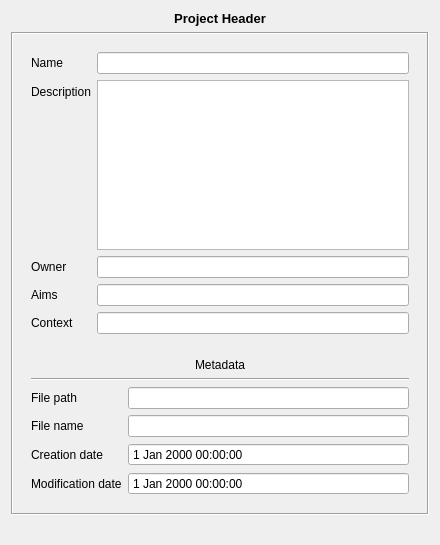
<?xml version="1.0" encoding="UTF-8"?>
<ui version="4.0">
 <class>Form</class>
 <widget class="QWidget" name="Form">
  <property name="geometry">
   <rect>
    <x>0</x>
    <y>0</y>
    <width>440</width>
    <height>545</height>
   </rect>
  </property>
  <property name="windowTitle">
   <string>Form</string>
  </property>
  <layout class="QGridLayout" name="gridLayout">
   <item row="1" column="0">
    <widget class="QFrame" name="frame">
     <property name="frameShape">
      <enum>QFrame::Box</enum>
     </property>
     <property name="frameShadow">
      <enum>QFrame::Sunken</enum>
     </property>
     <layout class="QVBoxLayout" name="verticalLayout">
      <item>
       <widget class="QFrame" name="frame_3">
        <property name="frameShape">
         <enum>QFrame::NoFrame</enum>
        </property>
        <property name="frameShadow">
         <enum>QFrame::Raised</enum>
        </property>
        <layout class="QFormLayout" name="formLayout">
         <item row="0" column="0">
          <widget class="QLabel" name="labelName">
           <property name="text">
            <string>Name</string>
           </property>
           <property name="buddy">
            <cstring>lineEditName</cstring>
           </property>
          </widget>
         </item>
         <item row="0" column="1">
          <widget class="QLineEdit" name="lineEditName"/>
         </item>
         <item row="1" column="0">
          <widget class="QLabel" name="labelDescription">
           <property name="text">
            <string>Description</string>
           </property>
           <property name="buddy">
            <cstring>textEditDescription</cstring>
           </property>
          </widget>
         </item>
         <item row="1" column="1">
          <widget class="QTextEdit" name="textEditDescription"/>
         </item>
         <item row="2" column="0">
          <widget class="QLabel" name="labelOwner">
           <property name="text">
            <string>Owner</string>
           </property>
           <property name="buddy">
            <cstring>lineEditOwner</cstring>
           </property>
          </widget>
         </item>
         <item row="2" column="1">
          <widget class="QLineEdit" name="lineEditOwner"/>
         </item>
         <item row="3" column="0">
          <widget class="QLabel" name="labelAims">
           <property name="text">
            <string>Aims</string>
           </property>
           <property name="buddy">
            <cstring>lineEditAims</cstring>
           </property>
          </widget>
         </item>
         <item row="3" column="1">
          <widget class="QLineEdit" name="lineEditAims"/>
         </item>
         <item row="4" column="0">
          <widget class="QLabel" name="labelContext">
           <property name="text">
            <string>Context</string>
           </property>
           <property name="buddy">
            <cstring>lineEditContext</cstring>
           </property>
          </widget>
         </item>
         <item row="4" column="1">
          <widget class="QLineEdit" name="lineEditContext"/>
         </item>
        </layout>
       </widget>
      </item>
      <item>
       <widget class="QFrame" name="metadataFrame">
        <property name="frameShape">
         <enum>QFrame::NoFrame</enum>
        </property>
        <property name="frameShadow">
         <enum>QFrame::Raised</enum>
        </property>
        <layout class="QFormLayout" name="formLayout_2">
         <item row="1" column="0" colspan="2">
          <widget class="Line" name="lineMetadata">
           <property name="orientation">
            <enum>Qt::Horizontal</enum>
           </property>
          </widget>
         </item>
         <item row="2" column="0">
          <widget class="QLabel" name="labelFilePath">
           <property name="text">
            <string>File path</string>
           </property>
           <property name="buddy">
            <cstring>lineEditFilePath</cstring>
           </property>
          </widget>
         </item>
         <item row="2" column="1">
          <widget class="QLineEdit" name="lineEditFilePath">
           <property name="enabled">
            <bool>true</bool>
           </property>
           <property name="readOnly">
            <bool>true</bool>
           </property>
          </widget>
         </item>
         <item row="3" column="0">
          <widget class="QLabel" name="labelFileName">
           <property name="text">
            <string>File name</string>
           </property>
           <property name="buddy">
            <cstring>lineEditFileName</cstring>
           </property>
          </widget>
         </item>
         <item row="3" column="1">
          <widget class="QLineEdit" name="lineEditFileName">
           <property name="enabled">
            <bool>true</bool>
           </property>
           <property name="readOnly">
            <bool>true</bool>
           </property>
          </widget>
         </item>
         <item row="4" column="0">
          <widget class="QLabel" name="labelCreationDate">
           <property name="text">
            <string>Creation date</string>
           </property>
           <property name="buddy">
            <cstring>dateTimeEditCreationDate</cstring>
           </property>
          </widget>
         </item>
         <item row="4" column="1">
          <widget class="QDateTimeEdit" name="dateTimeEditCreationDate">
           <property name="enabled">
            <bool>true</bool>
           </property>
           <property name="readOnly">
            <bool>true</bool>
           </property>
           <property name="buttonSymbols">
            <enum>QAbstractSpinBox::NoButtons</enum>
           </property>
          </widget>
         </item>
         <item row="5" column="0">
          <widget class="QLabel" name="labelModificationDate">
           <property name="text">
            <string>Modification date</string>
           </property>
           <property name="buddy">
            <cstring>dateTimeEditModificationDate</cstring>
           </property>
          </widget>
         </item>
         <item row="5" column="1">
          <widget class="QDateTimeEdit" name="dateTimeEditModificationDate">
           <property name="enabled">
            <bool>true</bool>
           </property>
           <property name="readOnly">
            <bool>true</bool>
           </property>
           <property name="buttonSymbols">
            <enum>QAbstractSpinBox::NoButtons</enum>
           </property>
          </widget>
         </item>
         <item row="0" column="0" colspan="2">
          <widget class="QLabel" name="labelMetadata">
           <property name="sizePolicy">
            <sizepolicy hsizetype="Preferred" vsizetype="Preferred">
             <horstretch>0</horstretch>
             <verstretch>0</verstretch>
            </sizepolicy>
           </property>
           <property name="text">
            <string>Metadata</string>
           </property>
           <property name="alignment">
            <set>Qt::AlignBottom|Qt::AlignHCenter</set>
           </property>
           <property name="margin">
            <number>0</number>
           </property>
          </widget>
         </item>
        </layout>
       </widget>
      </item>
     </layout>
    </widget>
   </item>
   <item row="2" column="0">
    <spacer name="verticalSpacer">
     <property name="orientation">
      <enum>Qt::Vertical</enum>
     </property>
     <property name="sizeHint" stdset="0">
      <size>
       <width>20</width>
       <height>40</height>
      </size>
     </property>
    </spacer>
   </item>
   <item row="0" column="0">
    <widget class="QLabel" name="label">
     <property name="text">
      <string>&lt;!DOCTYPE HTML PUBLIC &quot;-//W3C//DTD HTML 4.0//EN&quot; &quot;http://www.w3.org/TR/REC-html40/strict.dtd&quot;&gt;
&lt;html&gt;&lt;head&gt;&lt;meta name=&quot;qrichtext&quot; content=&quot;1&quot; /&gt;&lt;style type=&quot;text/css&quot;&gt;
p, li { white-space: pre-wrap; }
&lt;/style&gt;&lt;/head&gt;&lt;body style=&quot; font-family:'Sans'; font-size:10pt; font-weight:400; font-style:normal;&quot;&gt;
&lt;p style=&quot; margin-top:0px; margin-bottom:0px; margin-left:0px; margin-right:0px; -qt-block-indent:0; text-indent:0px;&quot;&gt;&lt;span style=&quot; font-weight:600;&quot;&gt;Project Header&lt;/span&gt;&lt;/p&gt;&lt;/body&gt;&lt;/html&gt;</string>
     </property>
     <property name="alignment">
      <set>Qt::AlignCenter</set>
     </property>
    </widget>
   </item>
  </layout>
 </widget>
 <resources/>
 <connections/>
</ui>
